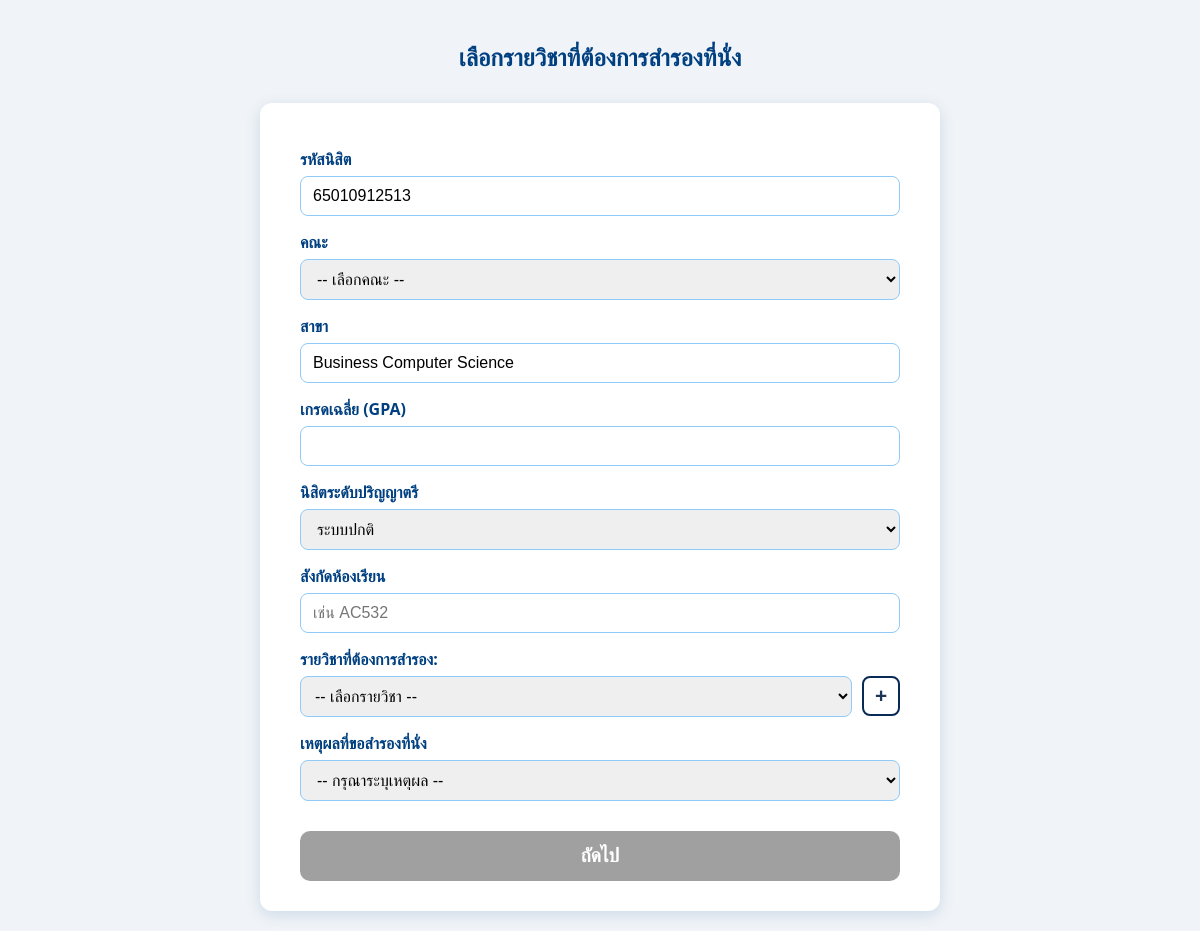
Page /Project/student/step2.php?student_id=1 on the committed database.
### tables this page shows
CREATE TABLE `students` (
  `id` int(10) UNSIGNED NOT NULL,
  `student_code` varchar(20) DEFAULT NULL,
  `name` varchar(100) DEFAULT NULL,
  `phone` varchar(20) DEFAULT NULL,
  `major` varchar(100) DEFAULT NULL
);

### Project/student/step2.php (the view, shortened to what this page needs)
<?php
require '../db.php';
$student_id_from_url = $_GET['student_id'] ?? null;
$stmt_check_student = $conn->prepare("SELECT id, name, major FROM students WHERE id = ?");
$stmt_check_student->bind_param("i", $student_id_from_url);
$stmt_check_student->execute();
$result_check_student = $stmt_check_student->get_result();
$student_details = $result_check_student->fetch_assoc();
$student_id_pk = $student_details['id'];
$student_major = $student_details['major'];
$student_code_display = '';
$stmt_get_student_code = $conn->prepare("SELECT student_code FROM students WHERE id = ?");
$stmt_get_student_code->bind_param("i", $student_id_pk);
$stmt_get_student_code->execute();
$result_get_student_code = $stmt_get_student_code->get_result();
if ($result_get_student_code->num_rows > 0) {
    $student_code_display = $result_get_student_code->fetch_assoc()['student_code'];
}
?>
<!DOCTYPE html>
<html lang="th">
<head>
</head>
<body>
<h2>เลือกรายวิชาที่ต้องการสำรองที่นั่ง</h2>
<form method="post" id="reserveForm">
    <label for="student_id">รหัสนิสิต</label>
    <input type="text" name="student_id_display" id="student_id_display" value="<?php echo htmlspecialchars($student_code_display); ?>" readonly>
    <label for="faculty">คณะ</label>
    <select name="faculty" id="faculty" required>
        <option value="">-- เลือกคณะ --</option>
    </select>
     <label for="major">สาขา</label>
<input type="text" name="major_display" id="major_display" value="<?= htmlspecialchars($student_major) ?>" readonly>
    <label for="gpa">เกรดเฉลี่ย (GPA)</label>
    <input type="number" name="gpa" id="gpa" step="0.01" min="0" max="4" required>
    <label for="degree_status">นิสิตระดับปริญญาตรี</label>
    <select name="degree_status" id="degree_status" required>
        <option value="Regular System">ระบบปกติ</option>
    </select>
    <label for="department_code">สังกัดห้องเรียน</label>
    <input type="text" name="department_code" id="department_code" pattern="[A-Za-z]{2}\d{3}" required placeholder="เช่น AC532">
    <label>รายวิชาที่ต้องการสำรอง:</label>
    <div id="courses-container">
        <div class="course-row">
            <select name="course_id[]" required>
                <option value="">-- เลือกรายวิชา --</option>
            </select>
            <button type="button" class="addCourseBtn">+</button>
        </div>
    </div>
    <label for="reason">เหตุผลที่ขอสำรองที่นั่ง</label>
    <select name="reason" id="reason" required onchange="toggleOtherReason()">
        <option value="">-- กรุณาระบุเหตุผล --</option>
    </select>
    <button type="submit" id="submitBtn">ถัดไป</button>
</form>
</body>
</html>

### Project/student/step2.php (style rules this page uses)
body { font-family: 'Segoe UI', Tahoma, Geneva, Verdana, sans-serif; background-color: #f0f4f8; margin: 0; padding: 20px; color: #333; }
h2 { text-align: center; color: #004080; margin-bottom: 30px; font-weight: 700; }
form { max-width: 600px; margin: 0 auto; background: #fff; padding: 30px 40px; border-radius: 12px; box-shadow: 0 4px 15px rgba(0, 64, 128, 0.15); }
label { display: block; font-weight: 600; margin-bottom: 6px; color: #004080; margin-top: 15px; }
input[type="text"], input[type="number"], select { width: 100%; padding: 10px 12px; font-size: 1em; border-radius: 8px; border: 1.5px solid #90caf9; box-sizing: border-box; transition: border-color 0.3s ease; }
button[type="submit"] { margin-top: 30px; width: 100%; padding: 14px 0; font-size: 1.2em; font-weight: 700; background-color: #1976d2; border: none; border-radius: 10px; color: white; cursor: pointer; transition: background-color 0.3s ease; }
button[type="submit"]:disabled { background-color: #a0a0a0; cursor: not-allowed; }
.course-row { display: flex; align-items: center; margin-bottom: 10px; gap: 10px; }
.course-row select { flex-grow: 1; padding: 10px; border-radius: 8px; border: 1px solid #90caf9; font-size: 1em; }
.course-row button { font-weight: bold; font-size: 1.3em; border-radius: 8px; cursor: pointer; width: 40px; height: 40px; line-height: 1; display: flex; justify-content: center; align-items: center; }
.addCourseBtn { background:#fff; color:#1d3557; border: 2px solid #0a2a56ff; }

### rows in the picture
students: student_id_display "65010912513", major_display "Business Computer Science"
